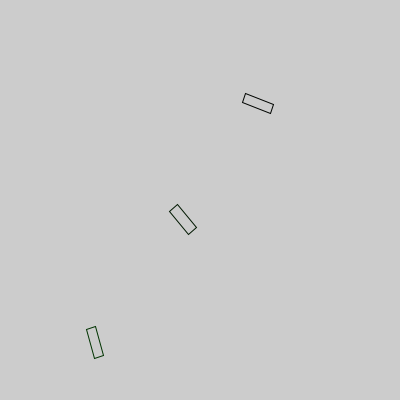
Frame 1 (no input)
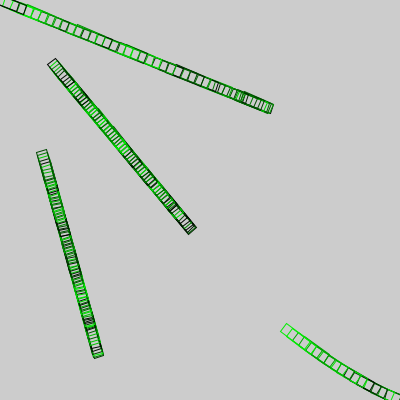
Frame 60 (the mouse pressed at the canvas centre just before this capture)
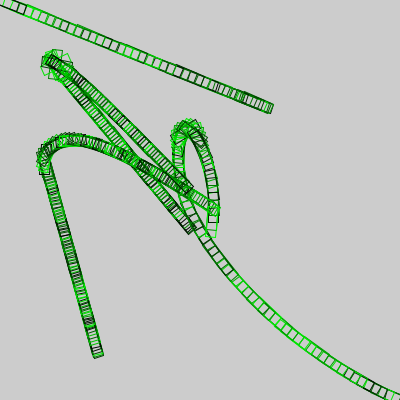
Frame 120 (the mouse held since frame 60 and released just before this capture)

The Processing sketch that drew these frames (run headless with seeded random() and noise(); from frame 60 on, the mouse is pressed at the canvas centre):

// Processing sketch: aula14_grupo01_exer07
// ── aula14_grupo01_exer07.pde
// The Nature of Code, exercicio 3.3
Mover mover, m2 , m3;
void setup() {
  size(400, 400);
  mover = new Mover();
  m2 = new Mover();
  m3 = new Mover();
}

void draw() {
  //background(255);
  m3.update();
  m3.checkEdges();
  m3.display();
  
  m2.update();
  m2.checkEdges();
  m2.display();
  
  mover.update();
  mover.checkEdges();
  mover.display();
}

// ── Mover.pde
// The Nature of Code
// Daniel Shiffman
// http://natureofcode.com

class Mover {
  PVector position, velocity, acceleration;
  float topspeed;
  float xoff, yoff;
  float r;
  
  Mover() {
    this.position = new PVector(random(0,400), random(0,400));
    this.velocity = new PVector(0, 0);
    this.acceleration = new PVector(0, 0);
    this.topspeed = random(1,8);
    this.xoff = 1000;
    this.yoff = 0;
    this.r = 16;
  }

  void update() {
    PVector mouse = new PVector(mouseX, mouseY);
    PVector dir = PVector.sub(mouse, this.position);
    dir.normalize();
    dir.mult(0.5);
    this.acceleration = dir;

    this.velocity.add(this.acceleration);
    this.velocity.limit(this.topspeed);
    this.position.add(this.velocity);
  }

  void display() {
    float angle = this.velocity.heading();

    stroke(0,random(255),0);
    strokeWeight(1);
    noFill();
    push();
    rectMode(CENTER);

    translate(this.position.x, this.position.y);
    rotate(angle);
    rect(0, 0, 30, 10);

    pop();
  }

  void checkEdges() {
    if (this.position.x > width) {
      this.position.x = 0;
    } else if (this.position.x < 0) {
      this.position.x = width;
    }

    if (this.position.y > height) {
      this.position.y = 0;
    } else if (this.position.y < 0) {
      this.position.y = height;
    }
  }
}
